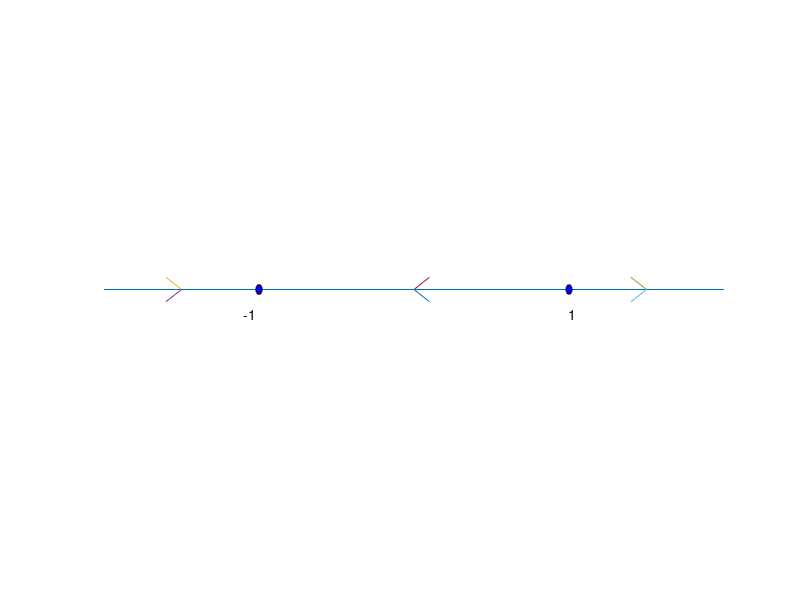

Recreate this plot in MATLAB.
hold off



plot([-2,2],[0,0])
hold

r=.02;
q = 0:.01:2*pi;
xx = -1 + r*cos(q);
yy =  r*sin(q);
plot(xx,yy)
fill(xx,yy,'b')


xx = 1 + r*cos(q);
yy = r*sin(q);
fill(xx,yy,'b')

a = -1.5;
plot([a-0.1,a],[0.05, 0])
plot([a-0.1,a],[-0.05, 0])
a = 1.5;
plot([a-0.1,a],[0.05, 0])
plot([a-0.1,a],[-0.05, 0])
a = 0;
plot([a+0.1,a],[0.05, 0])
plot([a+0.1,a],[-0.05, 0])

axis([-2 2 -1 1]) 
axis off
xlabel('x')

text(-1.1,-0.1,'-1')
text(1.0,-0.1,'1')

print -deps2 phasea.eps
